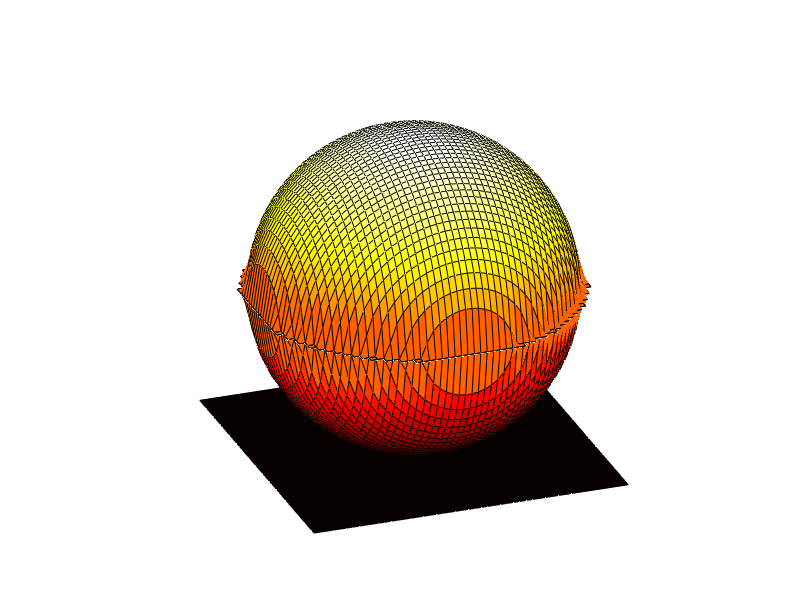
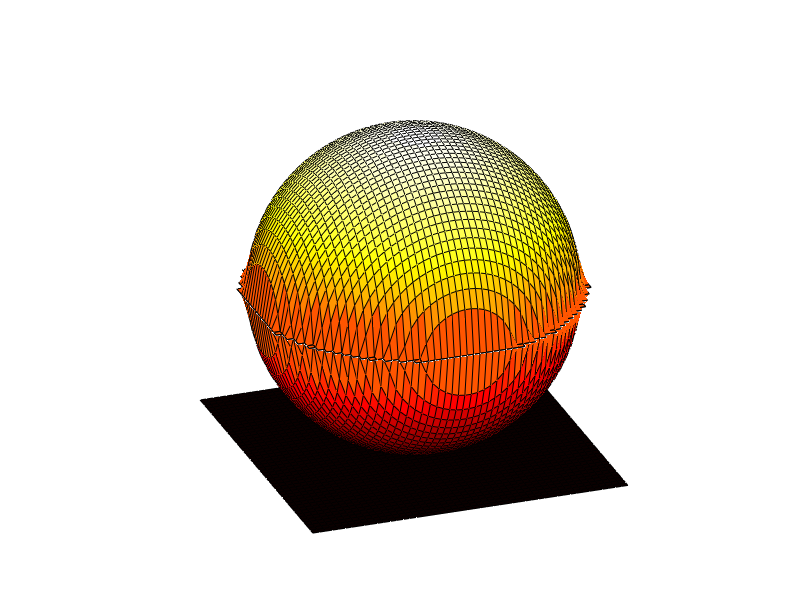
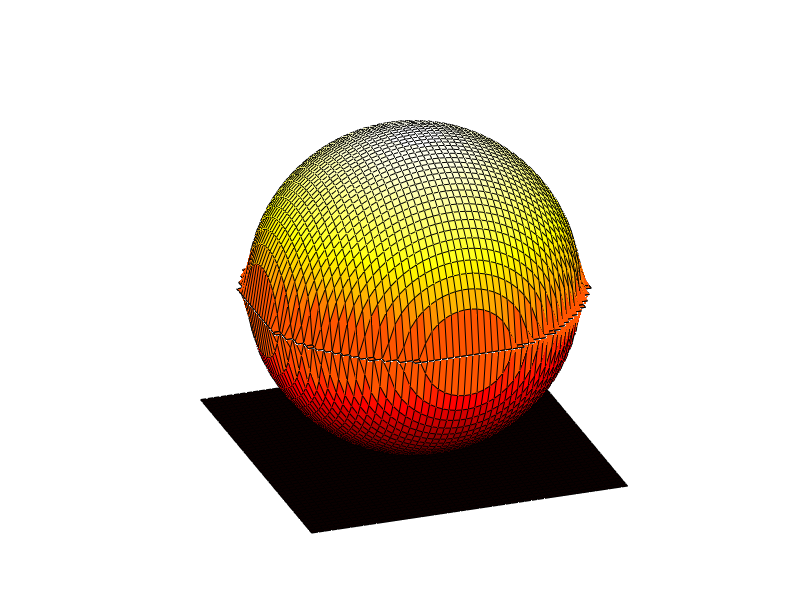
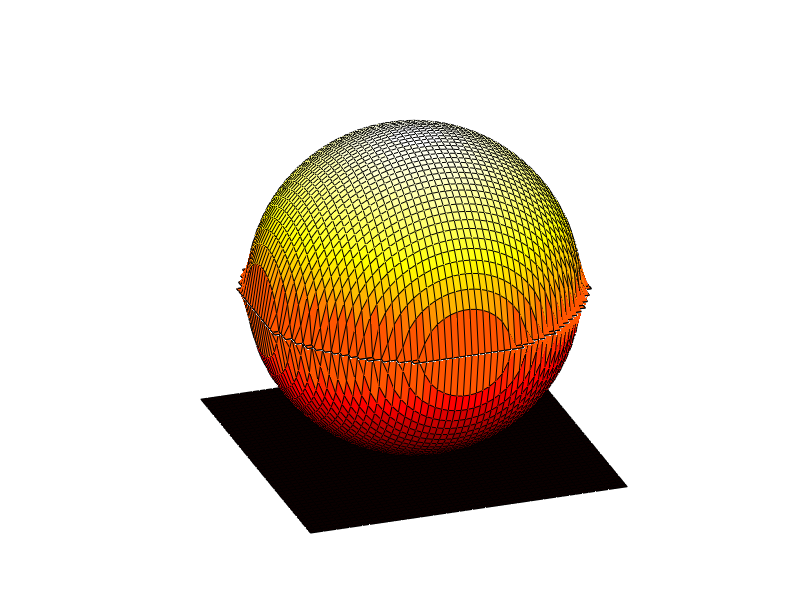

Source code (MATLAB) for these figures, in order:
clear all; close all; 

radius = 25;


rasterSurf = peaks(50);
%rasterSurf = zeros(50,50);


for x=1:2*radius
   for y=1:2*radius
       rasterSurf(x,y) = rasterSurf(x,y)+ 0.1*x + 0.15*y;
   end
end

rasterSurf = rasterSurf - rasterSurf(26,26); %central pixel is always 0


voxelStack    = zeros( radius*2, radius*2 );

rasterSurfSphere    = zeros( radius*2, radius*2 ); 

rasterSum   = zeros( radius*2, radius*2 ); 

for x=1:2*radius
   for y=1:2*radius
       toBeSqrt = (radius*.98)^2 -(x-0.5-radius)^2 -(y-0.5-radius)^2;
       if( toBeSqrt<0 )
           voxelStack(x,y) = nan;
           if( toBeSqrt > -75 )
              voxelStack(x,y) = 0;
           end
       else
            voxelStack(x,y) = sqrt( toBeSqrt ); 
       end
   end
end
voxelStackBot = -voxelStack + radius;
voxelStackTop =  voxelStack + radius;

startAZ = -20;
figShow = figure; hold on; 
set( figShow, 'color', [ 1.0 1.0 1.0 ] ); % set background to white
colormap hot; caxis( [0 2*radius]);
view( startAZ, 25 );
grid on; axis off;
h1 = surface( voxelStackTop );
h2 = surface( voxelStackBot );
surface( zeros(50,50));
axis tight; axis equal; axis vis3d;
angles = startAZ:0.3:startAZ+180;
rel = 1/length(angles);
ctr=0;
ctrFrames=0;
for azView = angles
    delete( h1 );
    delete( h2 );
    h1 = surface( voxelStackTop-(radius-voxelStack)*ctr*rel );
    h2 = surface( voxelStackBot-(radius-voxelStack)*ctr*rel );
    view( azView, 25 );
    %pause(0.01);
    filename = sprintf( 'frames/spherical_filtermask_seq_frame_%05i.png', ctrFrames );
    saveas( figShow, filename );
    ctrFrames = ctrFrames + 1;
    ctr=ctr+1;
end

elSteps = 25:01:90;
azDelta = ( 180 - azView )/(length(elSteps)-1);
ctr=0;
for elView = elSteps
    view( azView+ctr*azDelta, elView );
    %pause(0.01);
    filename = sprintf( 'frames/spherical_filtermask_seq_frame_%05i.png', ctrFrames );
    saveas( figShow, filename );
    ctrFrames = ctrFrames + 1;
    ctr=ctr+1;
end

